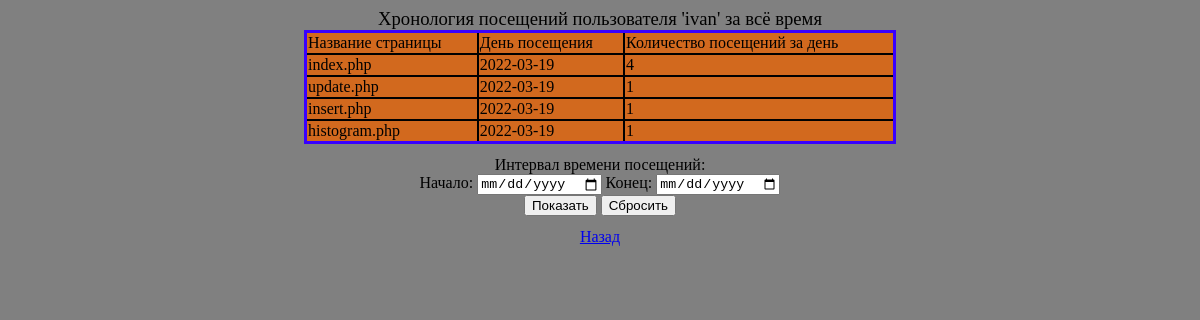
Screenshot of /RGZ/user_hist.php?user=ivan (signed in) with the database file from the repository.
### tables this page shows
CREATE TABLE `visits` (
  `day` date NOT NULL DEFAULT (curdate()),
  `user` varchar(256) NOT NULL,
  `page` varchar(256) NOT NULL,
  `count` int NOT NULL DEFAULT '1'
);

### Lab2/Materials/Database.php (called while the page is built, shortened)
<?php
class Database {
    private $connection;
    public function __construct($host, $user, $password, $db_name) {
        $this->connection = mysqli_connect($host, $user, $password, $db_name);
    }
    public function execute_query($query) {
        if ($this->connection)
            return mysqli_query($this->connection, $query);
        else
            throw new RuntimeException("Ошибка на сервере: не удалось соединиться с базой данных");
    }
    public function get_errno() {
        if ($this->connection)
            return mysqli_errno($this->connection);
        else
            return -1;
    }
}

### Lab2/Materials/Visits.php (the view, shortened to what this page needs)
<?php
    class Visits {
        private $db_ref;
        public function __construct(Database $db) {
            $this->db_ref = $db;
        }
        private function get_user_hist_array($user, $begin = null, $end = null) {
            if ($begin == null)
                $begin = '1000-01-01';
            if ($end == null)
                $end = '9999-12-31';
            $query = "
                SELECT page, day, count
                FROM visits
                WHERE (day BETWEEN '$begin' AND '$end') AND (user = '$user')
                ORDER BY day DESC;
            ";
            $query_result = $this->db_ref->execute_query($query);
            for ($result = array(); $row = $query_result->fetch_assoc();)
                $result[] = $row;
            return $result;
        }
        public function get_user_hist_table($user, $begin = null, $end = null) {
            $table = $this->get_user_hist_array($user, $begin, $end);
            $view = "";
            foreach ($table as $row) {
                $page = $row['page'];
                $day = $row['day'];
                $count = $row['count'];
                $view .=
                    "<tr>" .
                    "<td>$page</td>" .
                    "<td>$day</td>" .
                    "<td>$count</td>" .
                    "</tr>";
            }
            return $view;
        }
    }

### RGZ/index.css (style rules this page uses)
body { background-color:#808080; }
table.content td { border: 2px solid black; background-color: chocolate; }

### rows the page displays
visits: page "index.php", day "2022-03-19", count "4"
visits: page "update.php", day "2022-03-19", count "1"
visits: page "insert.php", day "2022-03-19", count "1"
visits: page "histogram.php", day "2022-03-19", count "1"

### other values shown
$user "ivan"
$period "за всё время"
